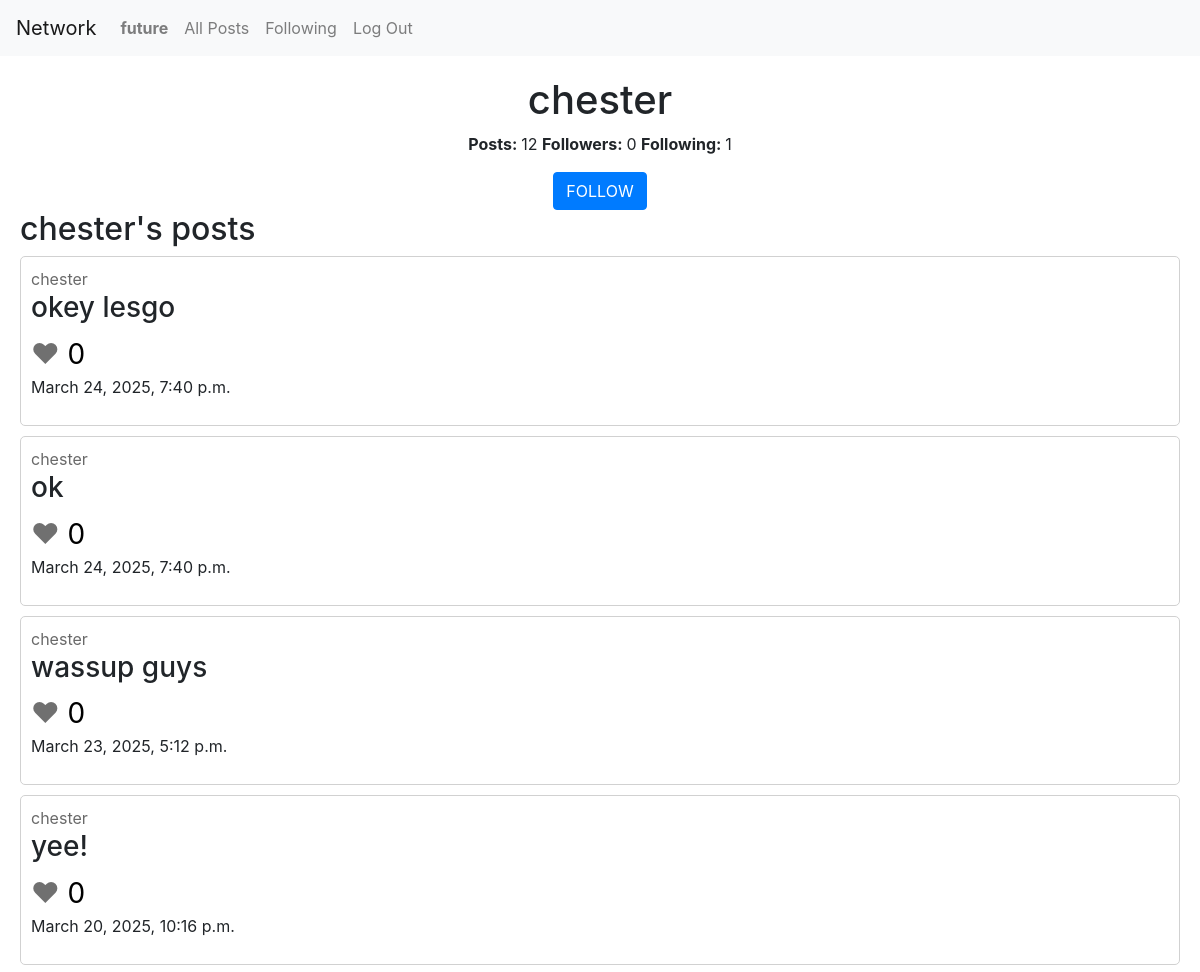
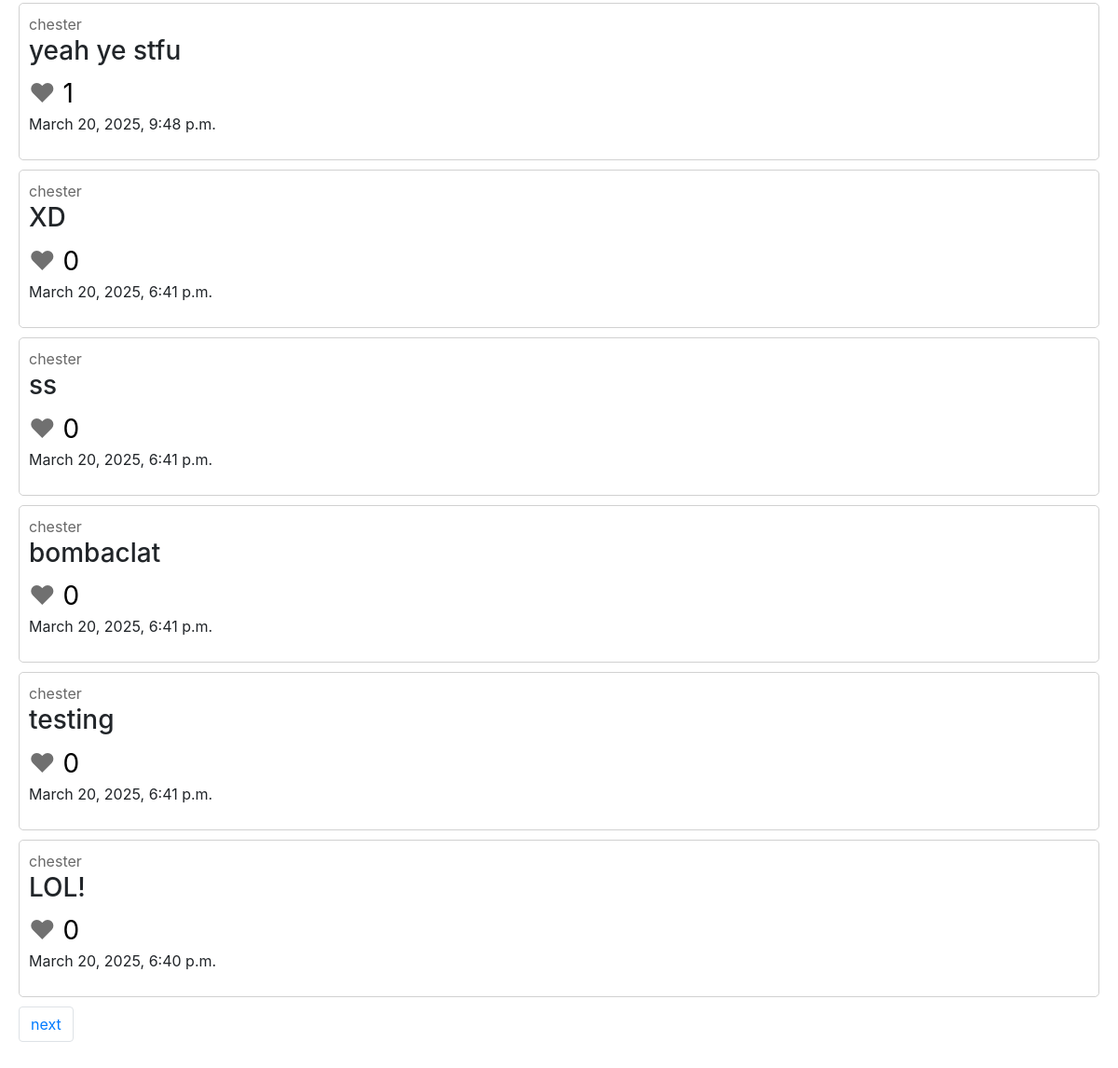
The app's page /chester (signed in), older data (2 pictures, top to bottom).
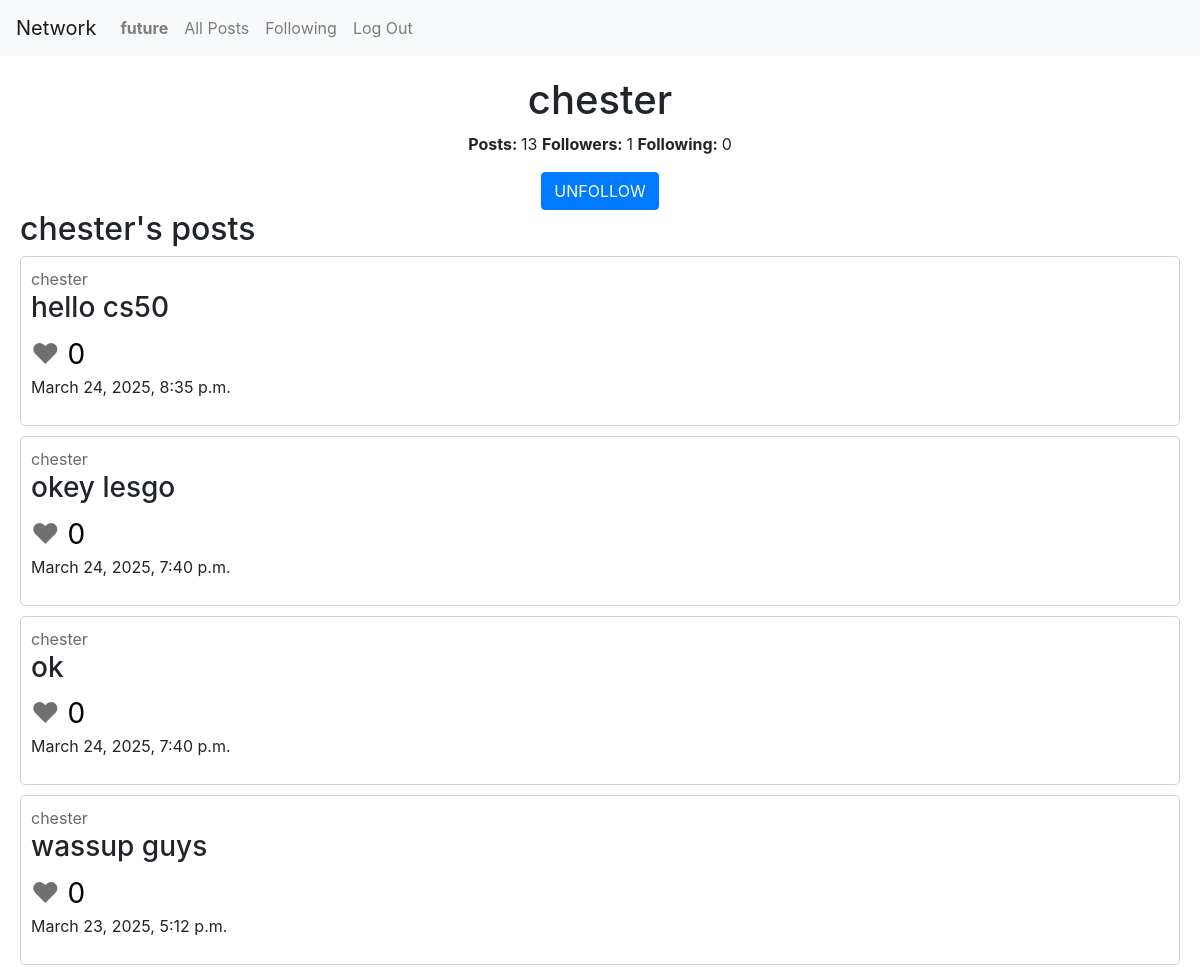
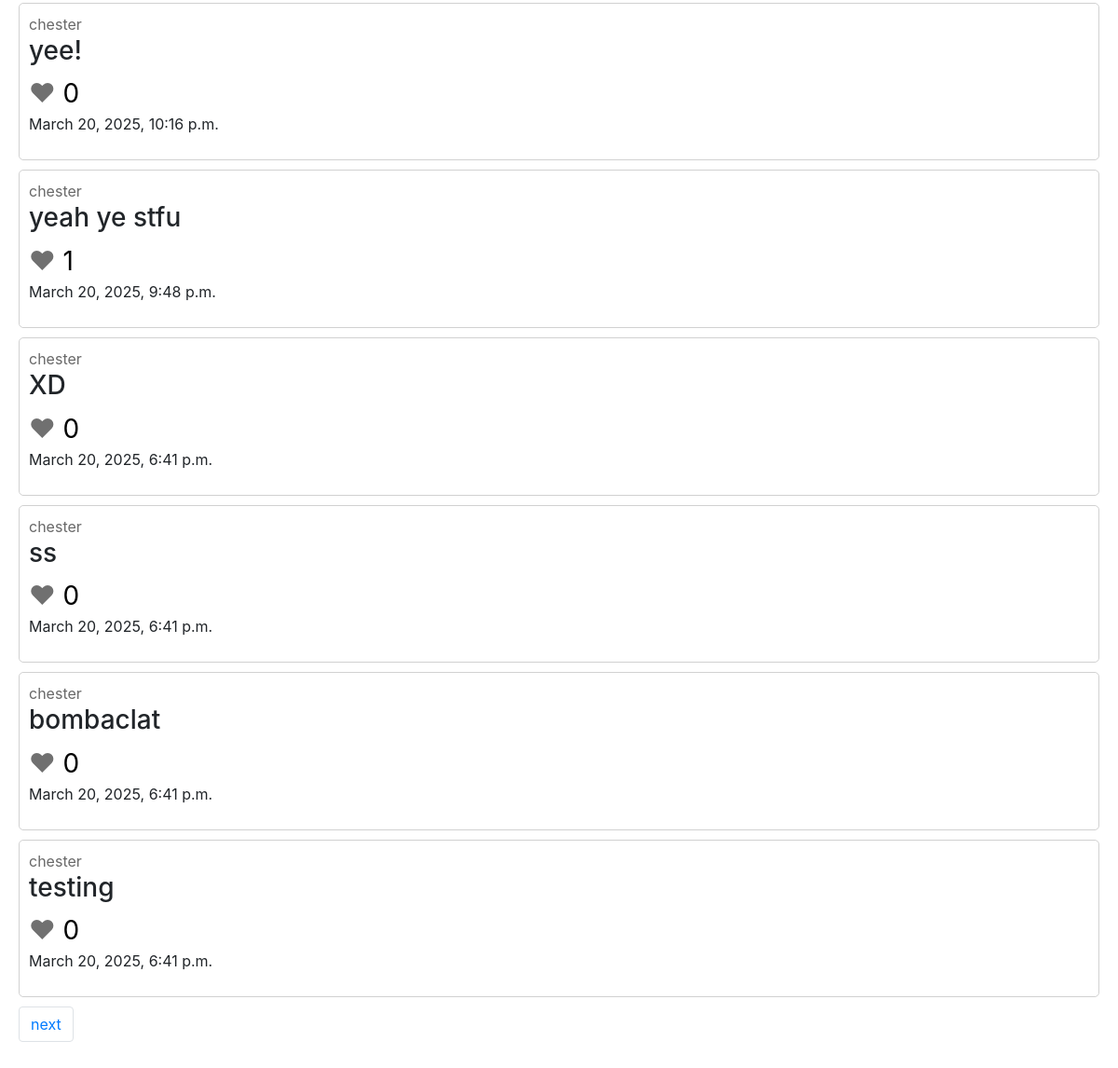
The same page, newer data (2 pictures, top to bottom).
### network/models.py (models this page shows, shortened)
class User(AbstractUser):
    followers = models.ManyToManyField("self", blank=True, symmetrical=False, related_name="following_users")
    following = models.ManyToManyField("self", blank=True, symmetrical=False, related_name="followers_users")

class Post(models.Model):
    content = models.TextField(max_length=250)
    likes = models.ManyToManyField(User, blank=True, related_name="users_who_liked")
    creator = models.ForeignKey(User, on_delete=models.CASCADE)
    timestamp = models.DateTimeField(auto_now_add=True)

### network/views.py (the view)
# urls.py: path("<str:username>", views.user_account, name="user_account"),
def user_account(request, username):
    user = User.objects.get(username=username)
    all_posts = Post.objects.filter(creator = user.id).order_by("-timestamp")
    page = request.GET.get('page')
    paginator = Paginator(all_posts, 10)
    page_obj = paginator.get_page(page)
    return render(request, "network/user_account.html", {
        "show_user": user,
        "all_posts": page_obj,
        "post_count": all_posts.count(),
        "is_followed": user.followers.filter(username = request.user.username).exists()
    })

### network/templates/network/user_account.html
{% extends "network/layout.html" %}
{% block body %}
    <div id="profile-div">
        <h1>{{ show_user.username }}</h1>
        <p>
            <span class="bold">Posts: </span><span>{{ post_count }}</span>
            <span class="bold">Followers: </span><span id="followersCount">{{ show_user.followers.count }}</span>
            <span class="bold">Following: </span><span>{{ show_user.following.count }}</span>
        </p>
        {% if request.user != show_user and user.is_authenticated %}
            <button class="btn btn-primary" id="followButton" data-user="{{ show_user.username }}">
                {% if is_followed %}
                    UNFOLLOW
                {% else %}
                    FOLLOW
                {% endif %}
            </button>
        {% endif %}
    </div>
    <h2>{{ show_user.username }}'s posts</h2>
    {% include 'network/posts.html' %}
{% endblock %}

### network/templates/network/layout.html (shortened to what this page needs)
{% load static %}
<!DOCTYPE html>
<html lang="en">
    <head>
        <link rel="stylesheet" href="https://stackpath.bootstrapcdn.com/bootstrap/4.4.1/css/bootstrap.min.css">
        <link href="{% static 'network/styles.css' %}" rel="stylesheet">
    </head>
    <body>
        <nav class="navbar navbar-expand-lg navbar-light bg-light">
            <a class="navbar-brand" href="{% url 'index' %}">Network</a>
            <div>
              <ul class="navbar-nav mr-auto">
                {% if user.is_authenticated %}
                    <li class="nav-item">
                        <a class="nav-link" href="{% url 'user_account' user.username %}"><strong>{{ user.username }}</strong></a>
                    </li>
                {% endif %}
                <li class="nav-item">
                  <a class="nav-link" href="{% url 'index' %}">All Posts</a>
                </li>
                {% if user.is_authenticated %}
                    <li class="nav-item">
                        <a class="nav-link" href="{% url 'followed_posts' %}">Following</a>
                    </li>
                    <li class="nav-item">
                        <a class="nav-link" href="{% url 'logout' %}">Log Out</a>
                    </li>
                {% endif %}
              </ul>
            </div>
          </nav>
        <div class="body">
            {% block body %}
            {% endblock %}
        </div>
    </body>
</html>

### network/templates/network/posts.html (shortened to what this page needs)
{% for post in all_posts %}
    <div class="post">
        <span class="firstspan"><a href="{% url 'user_account' post.creator %}" class="user-link">{{ post.creator }}</a></span>
        <h3 class="post-content">{{ post.content }}</h3>
        {% if user.is_authenticated %}
            {% if user in post.likes.all %}
                <span class="heart-liked" data-post-id="{{ post.id }}">
                    &hearts;
                </span>
            {% else %}
                <span class="heart" data-post-id="{{ post.id }}">
                    &hearts;
                </span>
            {% endif %}
        {% else %}
            <span class="heart-unlikable" data-post-id="{{ post.id }}">
                &hearts;
            </span>
        {% endif %}
        <span class="likes"> {{ post.likes.count }}</span>
        <p>
        <span>{{ post.timestamp }}</span>
        </p>
    </div>
    {% empty %}
    <h3>No posts at the moment</h3>
{% endfor %}
<div class="pagination text-center">
    <span class="step-links">
        <ul class="pagination justify-content-center">
        {% if all_posts.has_next %}
            <li class="page-item"><a href="?page={{ all_posts.next_page_number }}" class="page-link">next</a></li>
        {% endif %}
        </ul>
    </span>
</div>

### network/static/network/styles.css (style rules this page uses)
.body { margin: 20px; }
.post { border: solid rgb(209, 209, 209) 1px; border-radius: 5px; margin-bottom: 10px; padding: 10px; }
.user-link { color: rgb(105, 105, 105); }
.heart, .heart-unlikable { font-size: 28px; color: rgb(112, 112, 112); }
.likes { color: rgb(0, 0, 0); font-size: 28px; }
#profile-div { text-align: center; }
.bold { font-weight: bold; }

Row changes from the older to the newer data that the page shows:
no longer on this page (row unchanged): Post: creator "chester", content "LOL!", likes.count "0", timestamp "March 20, 2025, 6:40 p.m."
changed User "chester": followers.count "0" → "1"; following.count "1" → "0"
added Post: creator "chester", content "hello cs50", likes.count "0", timestamp "March 24, 2025, 8:35 p.m."
Text that changed along with them:
{{ post_count }}: "12" → "13"
text no longer shown: "FOLLOW"
text now shown: "UNFOLLOW"
